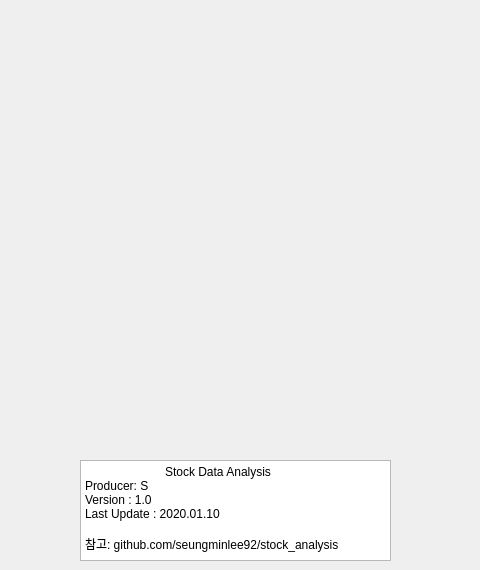
      <widget class="QWidget" name="tab">
       <attribute name="title">
        <string>정보</string>
       </attribute>
       <widget class="QPlainTextEdit" name="plainTextEdit">
        <property name="geometry">
         <rect>
          <x>80</x>
          <y>460</y>
          <width>311</width>
          <height>101</height>
         </rect>
        </property>
        <property name="maximumSize">
         <size>
          <width>311</width>
          <height>16777215</height>
         </size>
        </property>
        <property name="readOnly">
         <bool>true</bool>
        </property>
        <property name="plainText">
         <string>       	Stock Data Analysis
Producer: S
Version : 1.0
Last Update : 2020.01.10

참고: github.com/seungminlee92/stock_analysis</string>
        </property>
       </widget>
       <widget class="QLabel" name="label5_1">
        <property name="geometry">
         <rect>
          <x>10</x>
          <y>10</y>
          <width>221</width>
          <height>101</height>
         </rect>
        </property>
        <property name="text">
         <string/>
        </property>
        <property name="pixmap">
         <pixmap resource="resource1.qrc">:/images/images/python.png</pixmap>
        </property>
        <property name="scaledContents">
         <bool>true</bool>
        </property>
       </widget>
       <widget class="QLabel" name="label5_3">
        <property name="geometry">
         <rect>
          <x>10</x>
          <y>120</y>
          <width>221</width>
          <height>101</height>
         </rect>
        </property>
        <property name="text">
         <string/>
        </property>
        <property name="pixmap">
         <pixmap resource="resource1.qrc">:/images/images/tensorflow.png</pixmap>
        </property>
        <property name="scaledContents">
         <bool>true</bool>
        </property>
       </widget>
       <widget class="QLabel" name="label5_8">
        <property name="geometry">
         <rect>
          <x>160</x>
          <y>340</y>
          <width>161</width>
          <height>101</height>
         </rect>
        </property>
        <property name="text">
         <string/>
        </property>
        <property name="pixmap">
         <pixmap resource="resource1.qrc">:/images/images/sklearn.jpg</pixmap>
        </property>
        <property name="scaledContents">
         <bool>true</bool>
        </property>
       </widget>
       <widget class="QLabel" name="label5_2">
        <property name="geometry">
         <rect>
          <x>250</x>
          <y>10</y>
          <width>221</width>
          <height>101</height>
         </rect>
        </property>
        <property name="text">
         <string/>
        </property>
        <property name="pixmap">
         <pixmap resource="resource1.qrc">:/images/images/matplotlib.png</pixmap>
        </property>
        <property name="scaledContents">
         <bool>true</bool>
        </property>
       </widget>
       <widget class="QLabel" name="label5_7">
        <property name="geometry">
         <rect>
          <x>10</x>
          <y>340</y>
          <width>131</width>
          <height>101</height>
         </rect>
        </property>
        <property name="text">
         <string/>
        </property>
        <property name="pixmap">
         <pixmap resource="resource1.qrc">:/images/images/pyqt.jpg</pixmap>
        </property>
        <property name="scaledContents">
         <bool>true</bool>
        </property>
       </widget>
       <widget class="QLabel" name="label5_4">
        <property name="geometry">
         <rect>
          <x>250</x>
          <y>120</y>
          <width>221</width>
          <height>101</height>
         </rect>
        </property>
        <property name="text">
         <string/>
        </property>
        <property name="pixmap">
         <pixmap resource="resource1.qrc">:/images/images/scipy.png</pixmap>
        </property>
        <property name="scaledContents">
         <bool>true</bool>
        </property>
       </widget>
       <widget class="QLabel" name="label5_5">
        <property name="geometry">
         <rect>
          <x>10</x>
          <y>230</y>
          <width>221</width>
          <height>101</height>
         </rect>
        </property>
        <property name="text">
         <string/>
        </property>
        <property name="pixmap">
         <pixmap resource="resource1.qrc">:/images/images/pandas.png</pixmap>
        </property>
        <property name="scaledContents">
         <bool>true</bool>
        </property>
       </widget>
       <widget class="QLabel" name="label5_6">
        <property name="geometry">
         <rect>
          <x>250</x>
          <y>230</y>
          <width>221</width>
          <height>101</height>
         </rect>
        </property>
        <property name="text">
         <string/>
        </property>
        <property name="pixmap">
         <pixmap resource="resource1.qrc">:/images/images/numpy.png</pixmap>
        </property>
        <property name="scaledContents">
         <bool>true</bool>
        </property>
       </widget>
       <widget class="QLabel" name="label5_9">
        <property name="geometry">
         <rect>
          <x>340</x>
          <y>340</y>
          <width>131</width>
          <height>101</height>
         </rect>
        </property>
        <property name="text">
         <string/>
        </property>
        <property name="pixmap">
         <pixmap resource="resource1.qrc">:/images/images/beautifulsoup.png</pixmap>
        </property>
        <property name="scaledContents">
         <bool>true</bool>
        </property>
       </widget>
      </widget>
